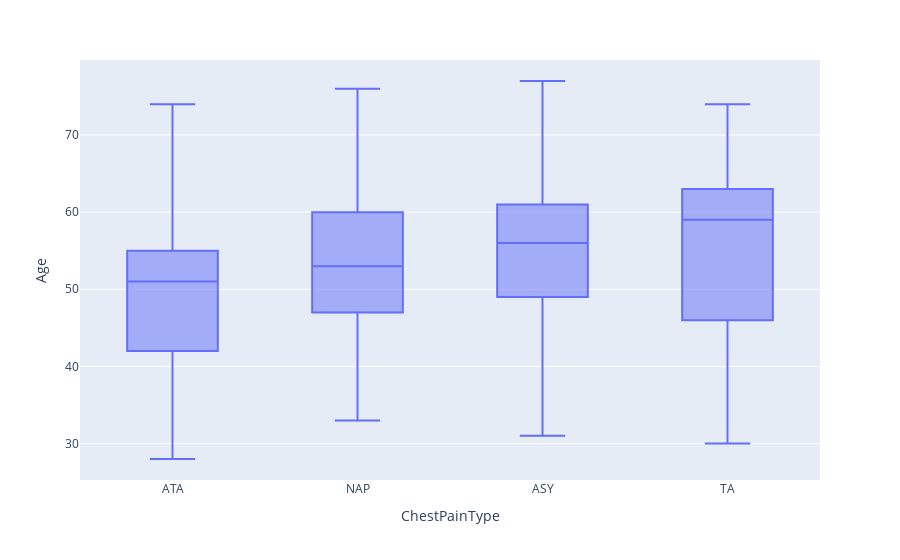

The notebook cell saved with this chart:
### Code cell
px.box(heart_df,x = "ChestPainType", y = "Age")

### Figure 1 — Plotly figure (JSON) as saved in the notebook; plotly's stock layout.template omitted (floating-point values rounded to 4 significant figures; data arrays with more than 128 entries replaced by an {"elided": "..."} marker saying what was removed)
{"data": [{"alignmentgroup": "True", "hovertemplate": "ChestPainType=%{x}<br>Age=%{y}<extra></extra>", "legendgroup": "", "marker": {"color": "#636efa"}, "name": "", "notched": false, "offsetgroup": "", "orientation": "v", "showlegend": false, "type": "box", "x": {"elided": "918 str values"}, "x0": " ", "xaxis": "x", "y": {"elided": "918 int values"}, "y0": " ", "yaxis": "y"}], "layout": {"boxmode": "group", "legend": {"tracegroupgap": 0}, "margin": {"t": 60}, "xaxis": {"anchor": "y", "domain": [0, 1], "title": {"text": "ChestPainType"}}, "yaxis": {"anchor": "x", "domain": [0, 1], "title": {"text": "Age"}}}}
